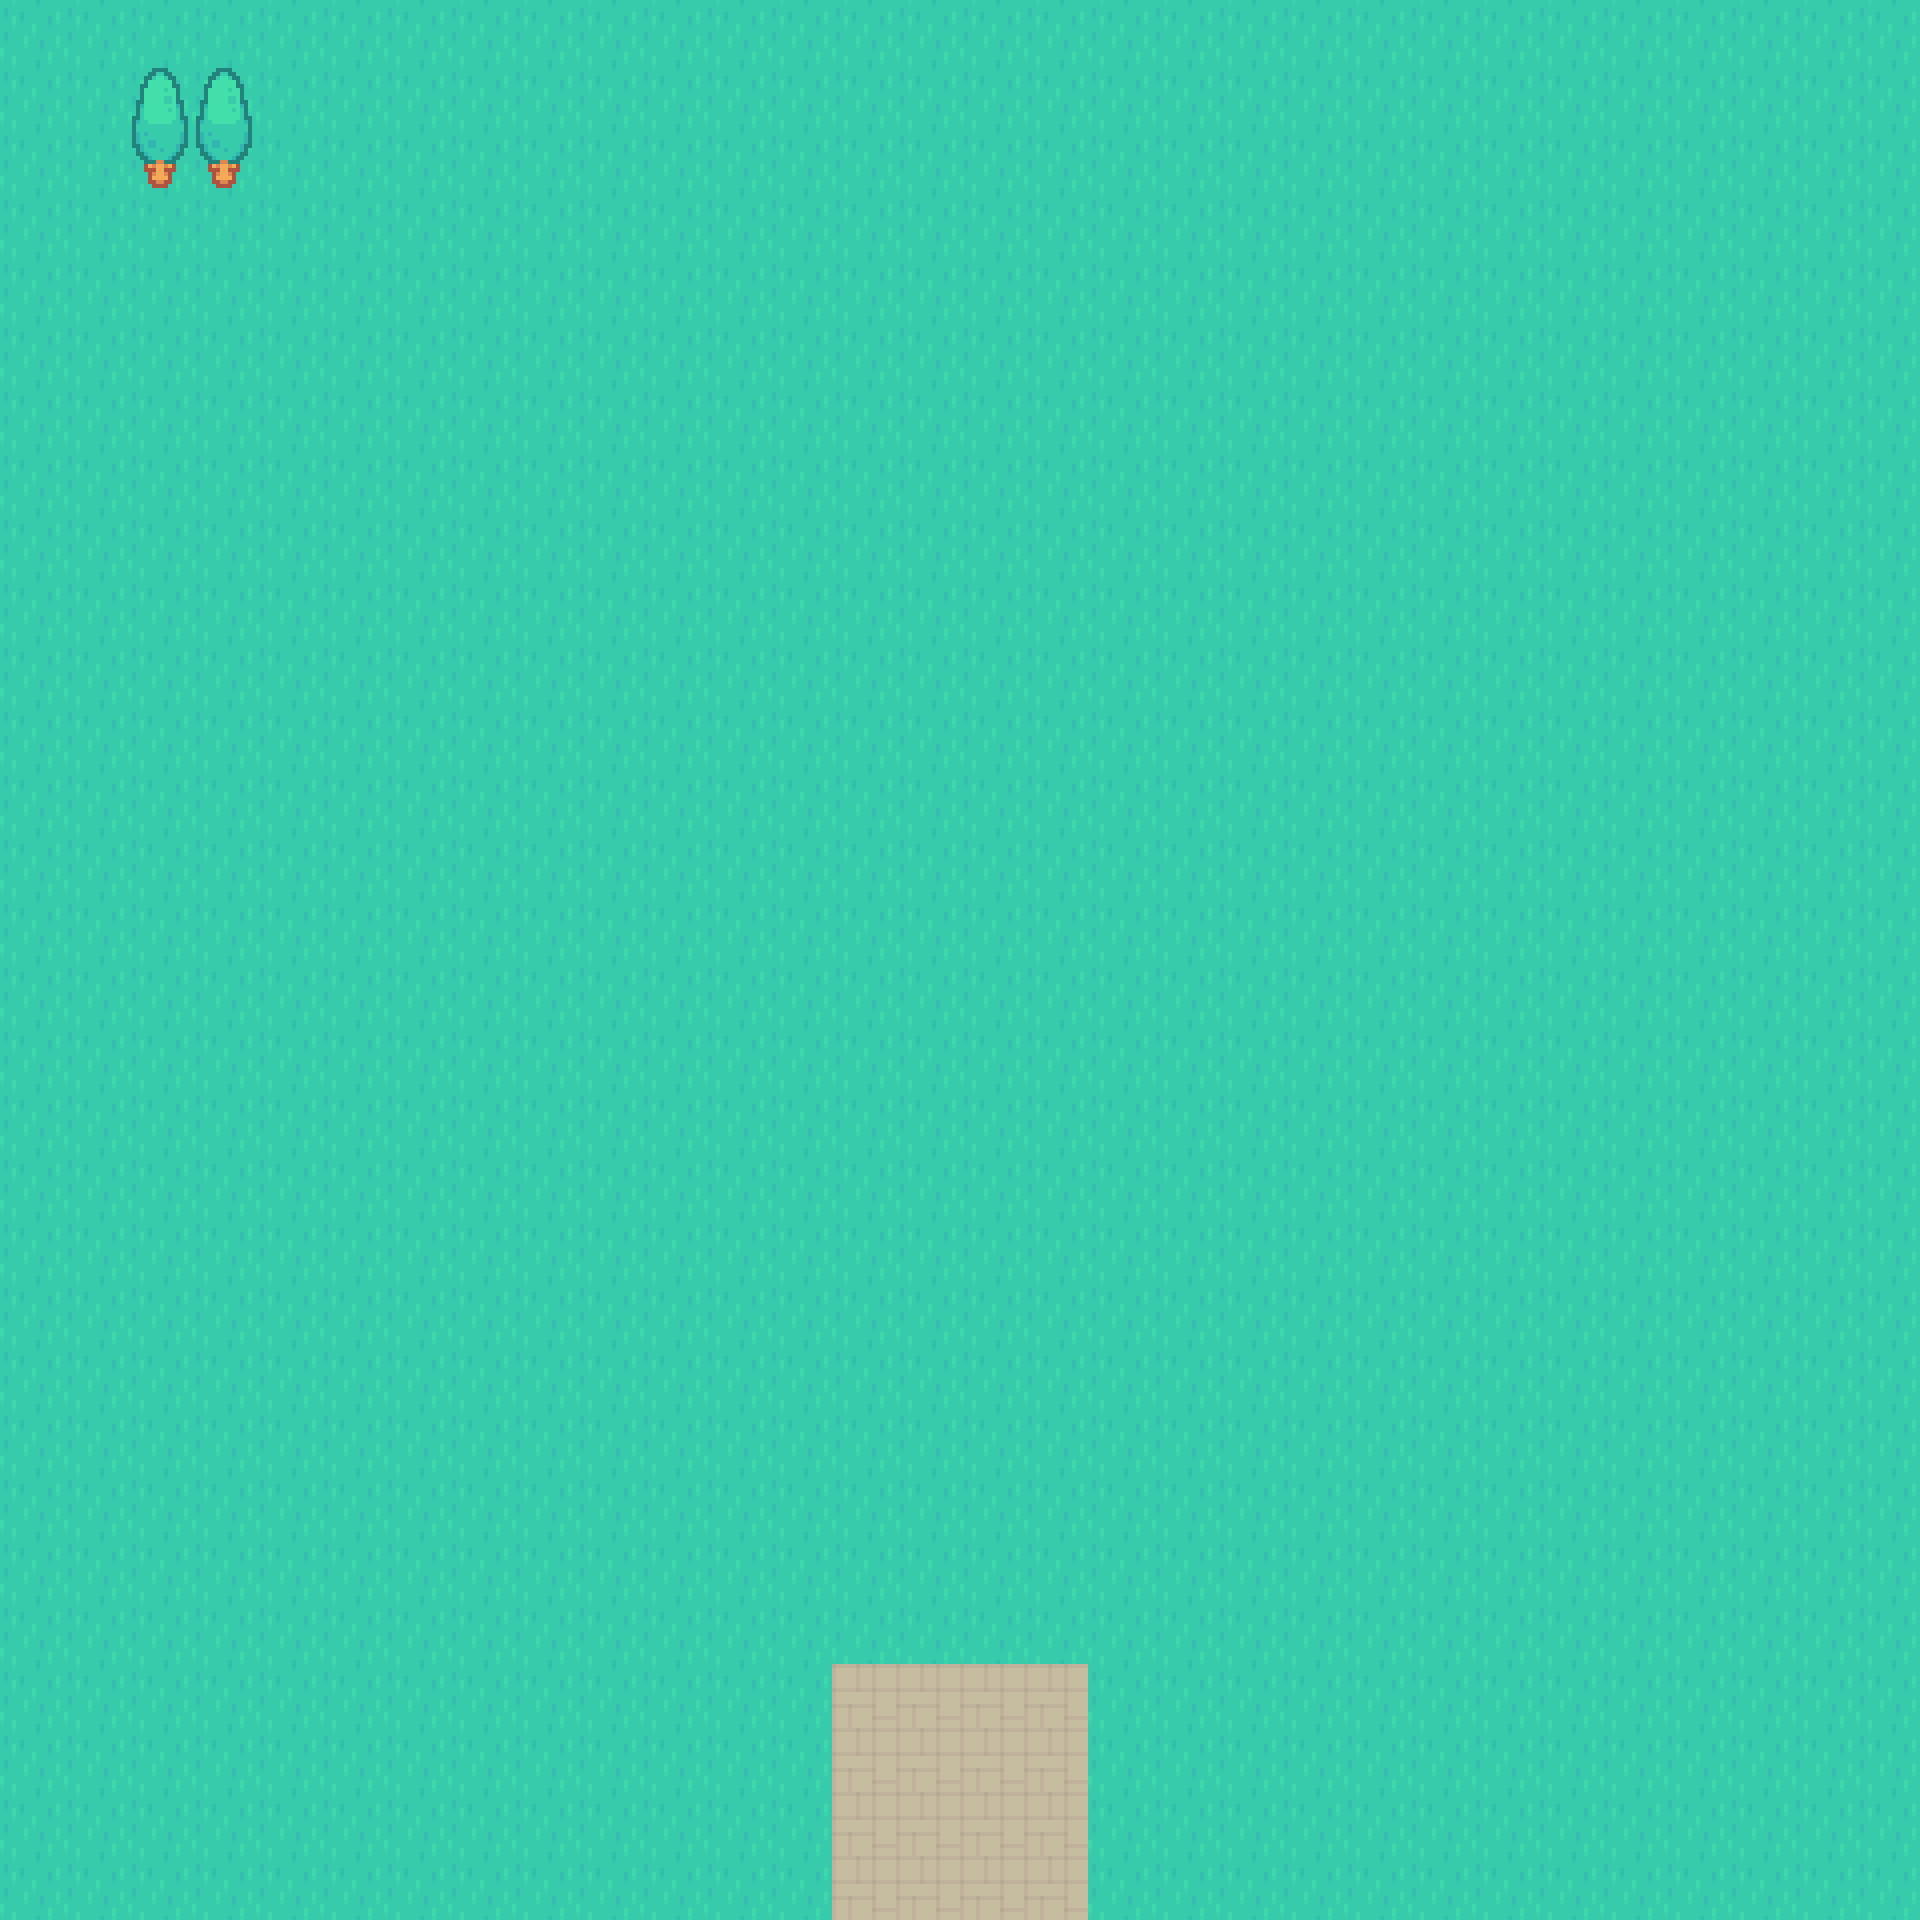

The image is a tile-based game level rendered from a .tmx file. Its description and complete source (layers, tilesets, objects, tile grids) follow:
An orthogonal 30x30 tile map with 64x64 px tiles, 2 tile layers (Background, Foreground) and 4 objects (2x Eye, Zombie).

<map version="1.10" tiledversion="1.10.2" orientation="orthogonal" renderorder="right-down" width="30" height="30" tilewidth="64" tileheight="64" infinite="0" nextlayerid="7" nextobjectid="9">
 <editorsettings>
  <export target="MapTwo.lua" format="lua" />
 </editorsettings>
 <tileset firstgid="1" name="tileset" tilewidth="64" tileheight="64" tilecount="54" columns="9">
  <image source="tileset.png" width="576" height="384" />
 </tileset>
 <layer id="2" name="Background" width="30" height="30">
  <data encoding="csv">
11,11,11,11,11,11,11,11,11,11,11,11,11,11,11,11,11,11,11,11,11,11,11,11,11,11,11,11,11,11,
11,11,11,11,11,11,11,11,11,11,11,11,11,11,11,11,11,11,11,11,11,11,11,11,11,11,11,11,11,11,
11,11,11,11,11,11,11,11,11,11,11,11,11,11,11,11,11,11,11,11,11,11,11,11,11,11,11,11,11,11,
11,11,11,11,11,11,11,11,11,11,11,11,11,11,11,11,11,11,11,11,11,11,11,11,11,11,11,11,11,11,
11,11,11,11,11,11,11,11,11,11,11,11,11,11,11,11,11,11,11,11,11,11,11,11,11,11,11,11,11,11,
11,11,11,11,11,11,11,11,11,11,11,11,11,11,11,11,11,11,11,11,11,11,11,11,11,11,11,11,11,11,
11,11,11,11,11,11,11,11,11,11,11,11,11,11,11,11,11,11,11,11,11,11,11,11,11,11,11,11,11,11,
11,11,11,11,11,11,11,11,11,11,11,11,11,11,11,11,11,11,11,11,11,11,11,11,11,11,11,11,11,11,
11,11,11,11,11,11,11,11,11,11,11,11,11,11,11,11,11,11,11,11,11,11,11,11,11,11,11,11,11,11,
11,11,11,11,11,11,11,11,11,11,11,11,11,11,11,11,11,11,11,11,11,11,11,11,11,11,11,11,11,11,
11,11,11,11,11,11,11,11,11,11,11,11,11,11,11,11,11,11,11,11,11,11,11,11,11,11,11,11,11,11,
11,11,11,11,11,11,11,11,11,11,11,11,11,11,11,11,11,11,11,11,11,11,11,11,11,11,11,11,11,11,
11,11,11,11,11,11,11,11,11,11,11,11,11,11,11,11,11,11,11,11,11,11,11,11,11,11,11,11,11,11,
11,11,11,11,11,11,11,11,11,11,11,11,11,11,11,11,11,11,11,11,11,11,11,11,11,11,11,11,11,11,
11,11,11,11,11,11,11,11,11,11,11,11,11,11,11,11,11,11,11,11,11,11,11,11,11,11,11,11,11,11,
11,11,11,11,11,11,11,11,11,11,11,11,11,11,11,11,11,11,11,11,11,11,11,11,11,11,11,11,11,11,
11,11,11,11,11,11,11,11,11,11,11,11,11,11,11,11,11,11,11,11,11,11,11,11,11,11,11,11,11,11,
11,11,11,11,11,11,11,11,11,11,11,11,11,11,11,11,11,11,11,11,11,11,11,11,11,11,11,11,11,11,
11,11,11,11,11,11,11,11,11,11,11,11,11,11,11,11,11,11,11,11,11,11,11,11,11,11,11,11,11,11,
11,11,11,11,11,11,11,11,11,11,11,11,11,11,11,11,11,11,11,11,11,11,11,11,11,11,11,11,11,11,
11,11,11,11,11,11,11,11,11,11,11,11,11,11,11,11,11,11,11,11,11,11,11,11,11,11,11,11,11,11,
11,11,11,11,11,11,11,11,11,11,11,11,11,11,11,11,11,11,11,11,11,11,11,11,11,11,11,11,11,11,
11,11,11,11,11,11,11,11,11,11,11,11,11,11,11,11,11,11,11,11,11,11,11,11,11,11,11,11,11,11,
11,11,11,11,11,11,11,11,11,11,11,11,11,11,11,11,11,11,11,11,11,11,11,11,11,11,11,11,11,11,
11,11,11,11,11,11,11,11,11,11,11,11,11,11,11,11,11,11,11,11,11,11,11,11,11,11,11,11,11,11,
11,11,11,11,11,11,11,11,11,11,11,11,11,11,11,11,11,11,11,11,11,11,11,11,11,11,11,11,11,11,
11,11,11,11,11,11,11,11,11,11,11,11,11,14,14,14,14,11,11,11,11,11,11,11,11,11,11,11,11,11,
11,11,11,11,11,11,11,11,11,11,11,11,11,14,14,14,14,11,11,11,11,11,11,11,11,11,11,11,11,11,
11,11,11,11,11,11,11,11,11,11,11,11,11,14,14,14,14,11,11,11,11,11,11,11,11,11,11,11,11,11,
11,11,11,11,11,11,11,11,11,11,11,11,11,14,14,14,14,11,11,11,11,11,11,11,11,11,11,11,11,11
</data>
 </layer>
 <layer id="3" name="Foreground" width="30" height="30">
  <data encoding="csv">
0,0,0,0,0,0,0,0,0,0,0,0,0,0,0,0,0,0,0,0,0,0,0,0,0,0,0,0,0,0,
0,0,31,31,0,0,0,0,0,0,0,0,0,0,0,0,0,0,0,0,0,0,0,0,0,0,0,0,0,0,
0,0,40,40,0,0,0,0,0,0,0,0,0,0,0,0,0,0,0,0,0,0,0,0,0,0,0,0,0,0,
0,0,0,0,0,0,0,0,0,0,0,0,0,0,0,0,0,0,0,0,0,0,0,0,0,0,0,0,0,0,
0,0,0,0,0,0,0,0,0,0,0,0,0,0,0,0,0,0,0,0,0,0,0,0,0,0,0,0,0,0,
0,0,0,0,0,0,0,0,0,0,0,0,0,0,0,0,0,0,0,0,0,0,0,0,0,0,0,0,0,0,
0,0,0,0,0,0,0,0,0,0,0,0,0,0,0,0,0,0,0,0,0,0,0,0,0,0,0,0,0,0,
0,0,0,0,0,0,0,0,0,0,0,0,0,0,0,0,0,0,0,0,0,0,0,0,0,0,0,0,0,0,
0,0,0,0,0,0,0,0,0,0,0,0,0,0,0,0,0,0,0,0,0,0,0,0,0,0,0,0,0,0,
0,0,0,0,0,0,0,0,0,0,0,0,0,0,0,0,0,0,0,0,0,0,0,0,0,0,0,0,0,0,
0,0,0,0,0,0,0,0,0,0,0,0,0,0,0,0,0,0,0,0,0,0,0,0,0,0,0,0,0,0,
0,0,0,0,0,0,0,0,0,0,0,0,0,0,0,0,0,0,0,0,0,0,0,0,0,0,0,0,0,0,
0,0,0,0,0,0,0,0,0,0,0,0,0,0,0,0,0,0,0,0,0,0,0,0,0,0,0,0,0,0,
0,0,0,0,0,0,0,0,0,0,0,0,0,0,0,0,0,0,0,0,0,0,0,0,0,0,0,0,0,0,
0,0,0,0,0,0,0,0,0,0,0,0,0,0,0,0,0,0,0,0,0,0,0,0,0,0,0,0,0,0,
0,0,0,0,0,0,0,0,0,0,0,0,0,0,0,0,0,0,0,0,0,0,0,0,0,0,0,0,0,0,
0,0,0,0,0,0,0,0,0,0,0,0,0,0,0,0,0,0,0,0,0,0,0,0,0,0,0,0,0,0,
0,0,0,0,0,0,0,0,0,0,0,0,0,0,0,0,0,0,0,0,0,0,0,0,0,0,0,0,0,0,
0,0,0,0,0,0,0,0,0,0,0,0,0,0,0,0,0,0,0,0,0,0,0,0,0,0,0,0,0,0,
0,0,0,0,0,0,0,0,0,0,0,0,0,0,0,0,0,0,0,0,0,0,0,0,0,0,0,0,0,0,
0,0,0,0,0,0,0,0,0,0,0,0,0,0,0,0,0,0,0,0,0,0,0,0,0,0,0,0,0,0,
0,0,0,0,0,0,0,0,0,0,0,0,0,0,0,0,0,0,0,0,0,0,0,0,0,0,0,0,0,0,
0,0,0,0,0,0,0,0,0,0,0,0,0,0,0,0,0,0,0,0,0,0,0,0,0,0,0,0,0,0,
0,0,0,0,0,0,0,0,0,0,0,0,0,0,0,0,0,0,0,0,0,0,0,0,0,0,0,0,0,0,
0,0,0,0,0,0,0,0,0,0,0,0,0,0,0,0,0,0,0,0,0,0,0,0,0,0,0,0,0,0,
0,0,0,0,0,0,0,0,0,0,0,0,0,0,0,0,0,0,0,0,0,0,0,0,0,0,0,0,0,0,
0,0,0,0,0,0,0,0,0,0,0,0,0,0,0,0,0,0,0,0,0,0,0,0,0,0,0,0,0,0,
0,0,0,0,0,0,0,0,0,0,0,0,0,0,0,0,0,0,0,0,0,0,0,0,0,0,0,0,0,0,
0,0,0,0,0,0,0,0,0,0,0,0,0,0,0,0,0,0,0,0,0,0,0,0,0,0,0,0,0,0,
0,0,0,0,0,0,0,0,0,0,0,0,0,0,0,0,0,0,0,0,0,0,0,0,0,0,0,0,0,0
</data>
 </layer>
 <objectgroup id="6" name="Enemies">
  <object id="4" name="Zombie" x="1248" y="432">
   <point />
  </object>
  <object id="6" name="Eye" x="640" y="336">
   <point />
  </object>
  <object id="8" name="Eye" x="336" y="912">
   <point />
  </object>
 </objectgroup>
 <objectgroup id="4" name="Collision" />
 <objectgroup id="5" name="Transition">
  <object id="2" x="832" y="1888" width="256" height="32">
   <properties>
    <property name="MapTransition" value="MapOne" />
    <property name="PlayerX" type="int" value="875" />
    <property name="PlayerY" type="int" value="100" />
   </properties>
  </object>
 </objectgroup>
</map>
